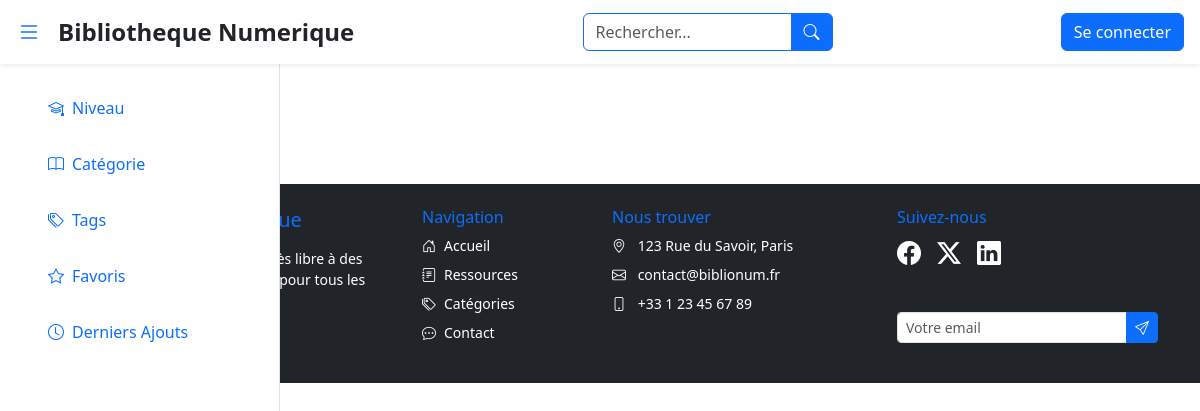
Before: /library/ with the older database file.
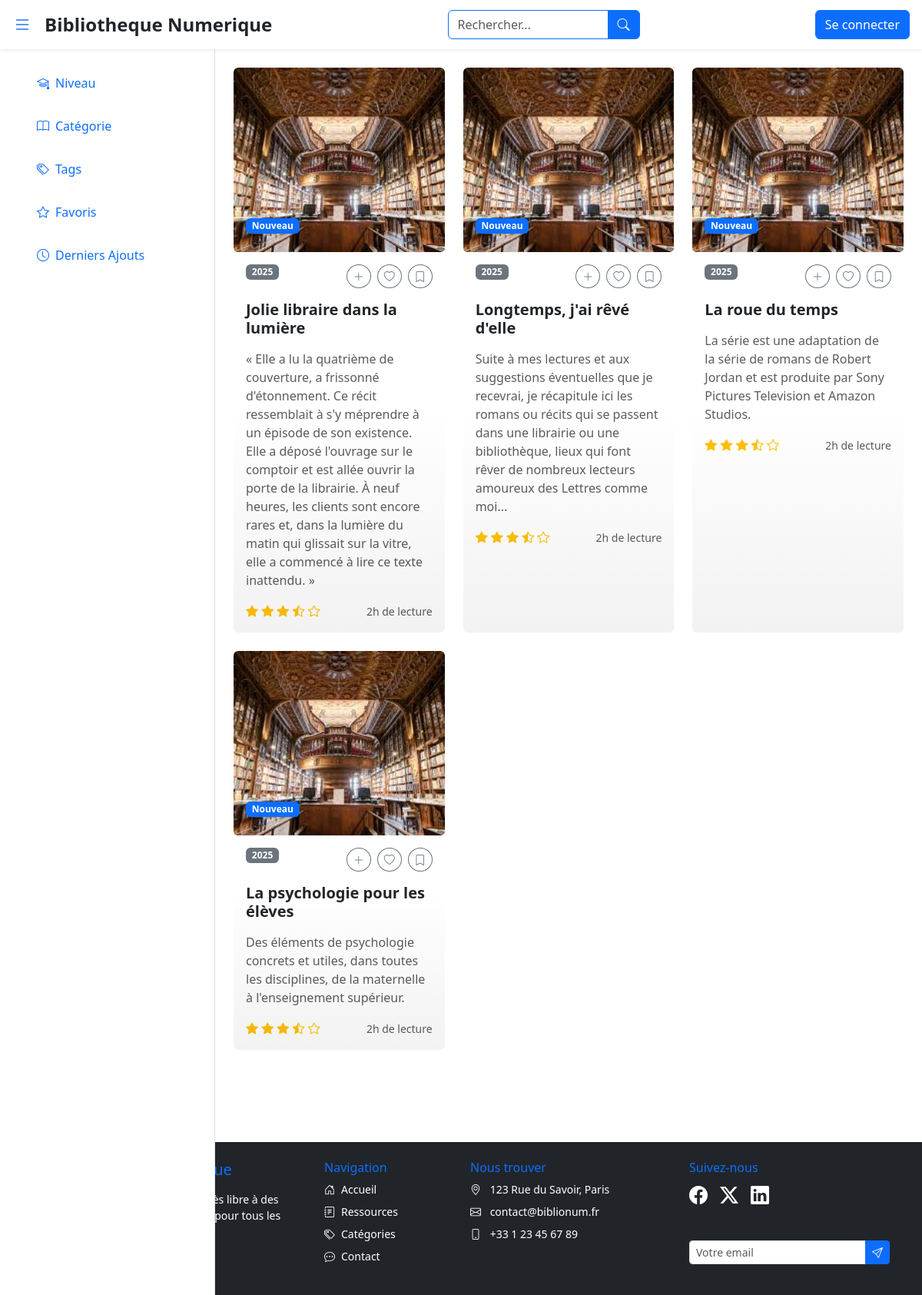
After: the same page with the newer database file.
### library/models.py (models this page shows, shortened)
class Ressource(models.Model):
    RESSOURCE_TYPES = (
        ('book', 'Livre'),
        ('article', 'Article'),
        ('document', 'Document'),
        ('video', 'Vidéo'),
        ('audio', 'Audio'),
    )
    title = models.CharField(max_length=200)
    description = models.TextField()
    author = models.CharField(max_length=200)
    publication_date = models.DateField()
    ressource_type = models.CharField(max_length=20, choices=RESSOURCE_TYPES)
    file = models.FileField(upload_to='ressources/', blank=True, null=True)
    url = models.URLField(blank=True, null=True)
    thumbnail = models.ImageField(upload_to='thumbnails/', blank=True, null=True)
    categories = models.ManyToManyField(Category, related_name='ressources')
    created_at = models.DateTimeField(auto_now_add=True)
    updated_at = models.DateTimeField(auto_now=True)

### library/views.py (the view)
# urls.py: 2. Add a URL to urlpatterns:  path('', views.home, name='home')
def home(request):
    ressources = Ressource.objects.order_by('-created_at')
    return render(request, 'library/home.html', {'ressources': ressources})

### library/templates/library/home.html (shortened to what the changed rows need)
<!DOCTYPE html>
<html lang="fr">
<head>
  <link rel="stylesheet" href="static/css/footer.css" />
  <link href="https://cdn.jsdelivr.net/npm/bootstrap@5.3.3/dist/css/bootstrap.min.css" rel="stylesheet">
  <link href="https://cdn.jsdelivr.net/npm/bootstrap-icons@1.11.3/font/bootstrap-icons.css" rel="stylesheet">
</head>
<body class="bg-white">
  <header class="header d-flex justify-content-between align-items-center px-3 fixed-top shadow-sm">
    <div class="d-flex align-items-center gap-3">
      <h1 class="h4 fw-bold text-dark mb-0">Bibliotheque Numerique</h1>
    </div>
  </header>
  <main class="main-content p-4" style="margin-top: 64px; margin-left: 280px;">
    <div class="row row-cols-1 row-cols-md-2 row-cols-xl-3 g-4">
      {% for ressource in ressources %}
      <div class="col">
        <div class="card h-100">
          <div class="position-relative overflow-hidden">
            <img src="{% if ressource.image %}{{ ressource.image.url }}{% else %}/static/images/default-thumbnail.jpeg{% endif %}"
                 class="card-img"
                 alt="Illustration"
                 loading="lazy">
            <div class="card-img-overlay d-flex flex-column justify-content-end">
              <span class="badge bg-primary mb-2 align-self-start">Nouveau</span>
            </div>
          </div>
          <div class="card-body">
            <div class="d-flex justify-content-between align-items-start mb-3">
              <span class="badge bg-secondary">{{ ressource.created_at|date:"Y"}}</span>
              <div class="d-flex gap-2">
                <a href="{% url 'library:ressource_detail' ressource.pk %}"
                   class="btn btn-sm btn-outline-secondary rounded-circle">
                  <i class="bi bi-plus-lg"></i>
                </a>
                <button class="btn btn-sm btn-outline-secondary rounded-circle">
                  <i class="bi bi-heart"></i>
                </button>
                <button class="btn btn-sm btn-outline-secondary rounded-circle">
                  <i class="bi bi-bookmark"></i>
                </button>
              </div>
            </div>
            <h5 class="card-title fw-bold mb-3">{{ ressource.title }}</h5>
            <p class="card-text text-muted mb-3 line-clamp-3">{{ ressource.description }}</p>
            <div class="d-flex justify-content-between align-items-center">
              <div class="rating text-warning">
                <i class="bi bi-star-fill"></i>
                <i class="bi bi-star-fill"></i>
                <i class="bi bi-star-fill"></i>
                <i class="bi bi-star-half"></i>
                <i class="bi bi-star"></i>
              </div>
              <small class="text-muted">2h de lecture</small>
            </div>
          </div>
        </div>
      </div>
      {% endfor %}
    </div>
  </main>
</body>
</html>

Changed rows visible on the page:
added Ressource: created_at "2025", title "Jolie libraire dans la lumière", description "« Elle a lu la quatrième de couverture, a frissonné d'étonnement. Ce récit ressemblait à s'y méprendre à un épisode de son existence. Elle a déposé l'ouvrage sur le comptoir et est allée ouvrir la porte de la librairie. À neuf heures, les clients sont encore rares et, dans la lumière du matin qui glissait sur la vitre, elle a commencé à lire ce texte inattendu. »"
added Ressource: created_at "2025", title "Longtemps, j'ai rêvé d'elle", description "Suite à mes lectures et aux suggestions éventuelles que je recevrai, je récapitule ici les romans ou récits qui se passent dans une librairie ou une bibliothèque, lieux qui font rêver de nombreux lecteurs amoureux des Lettres comme moi..."
added Ressource: created_at "2025", title "La roue du temps", description "La série est une adaptation de la série de romans de Robert Jordan et est produite par Sony Pictures Television et Amazon Studios."
added Ressource: created_at "2025", title "La psychologie pour les élèves", description "Des éléments de psychologie concrets et utiles, dans toutes les disciplines, de la maternelle à l'enseignement supérieur."
